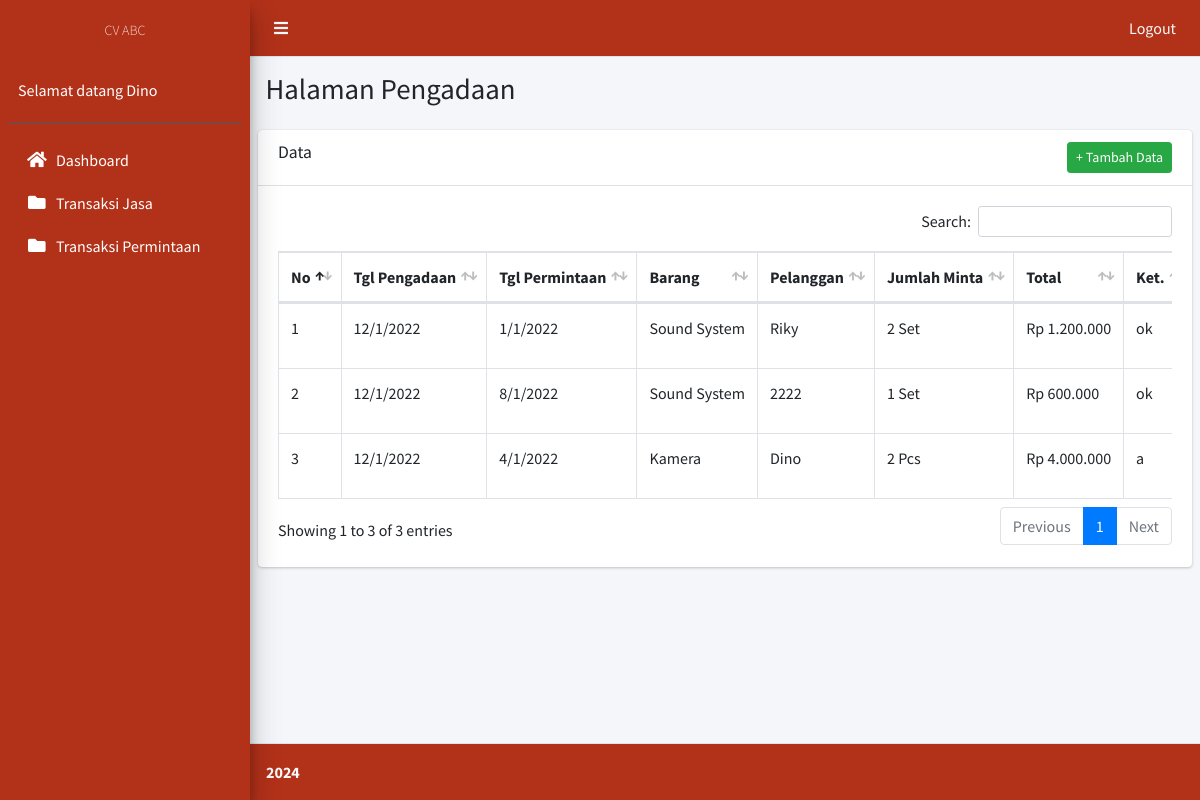
Screenshot of /pengadaan-index.php (signed in) with the database file from the repository.
### tables this page shows
CREATE TABLE `pengadaan` (
  `id` int(11) NOT NULL,
  `tgl_pengadaan` date NOT NULL,
  `permintaan_id` int(11) NOT NULL,
  `status` varchar(250) NOT NULL,
  `ket` text DEFAULT NULL,
  `foto` varchar(250) DEFAULT NULL
);

CREATE TABLE `permintaan` (
  `id` int(11) NOT NULL,
  `pelanggan_id` int(11) DEFAULT NULL,
  `barang_id` int(11) DEFAULT NULL,
  `tgl_permintaan` date DEFAULT NULL,
  `jumlah_minta` int(11) DEFAULT NULL,
  `ket` text DEFAULT NULL,
  `total_permintaan` varchar(150) DEFAULT NULL
);

CREATE TABLE `daftar_barang` (
  `id` int(11) NOT NULL,
  `nama` varchar(100) DEFAULT NULL,
  `harga_beli` varchar(50) NOT NULL,
  `harga_jual` varchar(50) DEFAULT NULL,
  `satuan` varchar(50) DEFAULT NULL
);

CREATE TABLE `pelanggan` (
  `id` int(11) NOT NULL,
  `kode` varchar(50) DEFAULT NULL,
  `nik` varchar(150) DEFAULT NULL,
  `nama` varchar(150) DEFAULT NULL,
  `alamat` text DEFAULT NULL,
  `hp` varchar(18) DEFAULT NULL,
  `username` varchar(50) DEFAULT NULL,
  `password` varchar(50) DEFAULT NULL,
  `verifikasi` enum('sudah_verifikasi','waiting','data_tidak_valid') DEFAULT NULL,
  `email` varchar(100) DEFAULT NULL,
  `tgl_daftar` date DEFAULT NULL,
  `jenkel` enum('Pria','Wanita') NOT NULL
);

### koneksi.php (called while the page is built, shortened)
<?php
function format_tanggal($waktu)
{
    $hari_array = array(
        'Minggu',
        'Senin',
        'Selasa',
        'Rabu',
        'Kamis',
        'Jumat',
        'Sabtu'
    );
    $hr = date('w', strtotime($waktu));
    $tanggal = date('j', strtotime($waktu));
    $bulan_array = array(
        1 => 'Januari',
        2 => 'Februari',
        3 => 'Maret',
        4 => 'April',
        5 => 'Mei',
        6 => 'Juni',
        7 => 'Juli',
        8 => 'Agustus',
        9 => 'September',
        10 => 'Oktober',
        11 => 'November',
        12 => 'Desember',
    );
    $bl = date('n', strtotime($waktu));
    $tahun = date('Y', strtotime($waktu));
    return "$tanggal/$bl/$tahun";
}
function rupiah($uang) {
    $uang_dot = str_replace(".", "", $uang);
    $rupiah = number_format($uang_dot, 0, ",", ".");
    return $rupiah;
}

### pengadaan-index.php (the view, shortened to what this page needs)
<?php
  include('templates/header.php');
  include('templates/sidebar.php');
?>
  <div class="content-wrapper">
    <section class="content-header">
      <div class="container-fluid">
        <div class="row mb-2">
          <div class="col-sm-6">
            <h1>Halaman Pengadaan</h1>
          </div>
        </div>
      </div>
    </section>
    <section class="content">
      <div class="card">
        <div class="card-header">
          <h3 class="card-title">Data</h3>
          <a href="pengadaan-tambah.php" class="btn btn-sm btn-success float-right">+ Tambah Data</a>
        </div>
        <div class="card-body">
        <div class="table-responsive">
        <table class="table table-bordered"  id="example2">
          <thead>
            <tr style="white-space: nowrap !important;">
              <th>No</th>
              <th>Tgl Pengadaan</th>
              <th>Tgl Permintaan</th>
              <th>Barang</th>
              <th>Pelanggan</th>
              <th>Jumlah Minta</th>
              <th>Total</th>
              <th>Ket.</th>
            </tr>
          </thead>
          <tbody>
            <?php
              include('koneksi.php');
              $datas = mysqli_query($koneksi, "select pengadaan.*, daftar_barang.nama, daftar_barang.satuan, permintaan.jumlah_minta,permintaan.total_permintaan,permintaan.tgl_permintaan, pelanggan.nama as nama_pel from pengadaan JOIN permintaan ON permintaan.id = pengadaan.permintaan_id JOIN daftar_barang ON daftar_barang.id = permintaan.barang_id JOIN pelanggan ON pelanggan.id = permintaan.pelanggan_id group by permintaan.id") or die(mysqli_error($koneksi));
              $no = 1;
              while($row = mysqli_fetch_assoc($datas)) {
            ?>
          <tr style="white-space: nowrap !important;">
            <td><?= $no; ?></td>
            <td><?=  format_tanggal($row['tgl_pengadaan']); ?></td>
            <td><?=  format_tanggal($row['tgl_permintaan']); ?></td>
            <td><?= $row['nama']; ?></td>
            <td><?= $row['nama_pel']; ?></td>
            <td><?= $row['jumlah_minta']; ?> <?= $row['satuan']; ?></td>
            <td>Rp <?= rupiah($row['total_permintaan']); ?></td>
            <td><?= $row['ket']; ?></td>
          </tr>
            <?php $no++; } ?>
          </tbody>
        </table>
      </div>
      </div>
    </div>
    </section>
  </div>
  <?php
    include('templates/footer.php');
  ?>

### rows the page displays
pengadaan: tgl_pengadaan "12/1/2022", permintaan.tgl_permintaan "1/1/2022", daftar_barang.nama "Sound System", pelanggan.nama "Riky", permintaan.jumlah_minta "2", daftar_barang.satuan "Set", permintaan.total_permintaan "1.200.000", ket "ok"
pengadaan: tgl_pengadaan "12/1/2022", permintaan.tgl_permintaan "8/1/2022", daftar_barang.nama "Sound System", pelanggan.nama "2222", permintaan.jumlah_minta "1", daftar_barang.satuan "Set", permintaan.total_permintaan "600.000", ket "ok"
pengadaan: tgl_pengadaan "12/1/2022", permintaan.tgl_permintaan "4/1/2022", daftar_barang.nama "Kamera", pelanggan.nama "Dino", permintaan.jumlah_minta "2", daftar_barang.satuan "Pcs", permintaan.total_permintaan "4.000.000", ket "a"

### other values shown
$_SESSION['nama'] "Dino"
